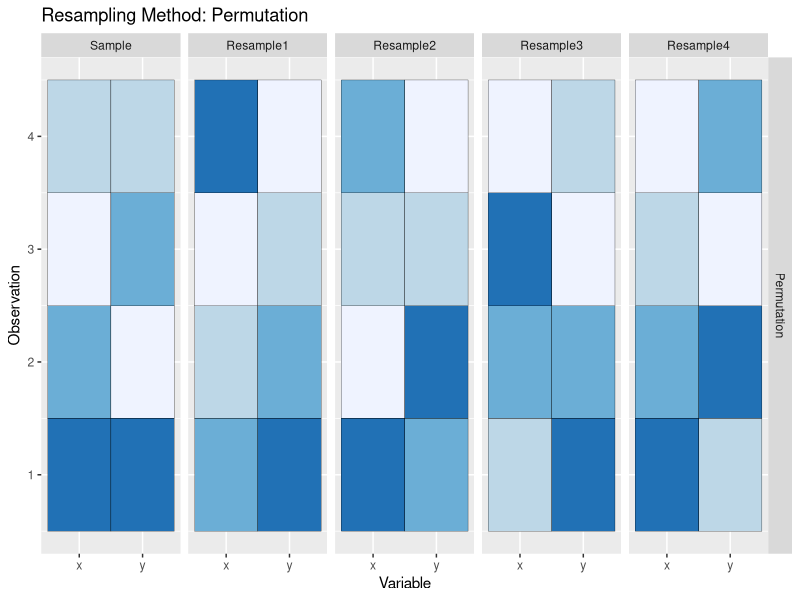
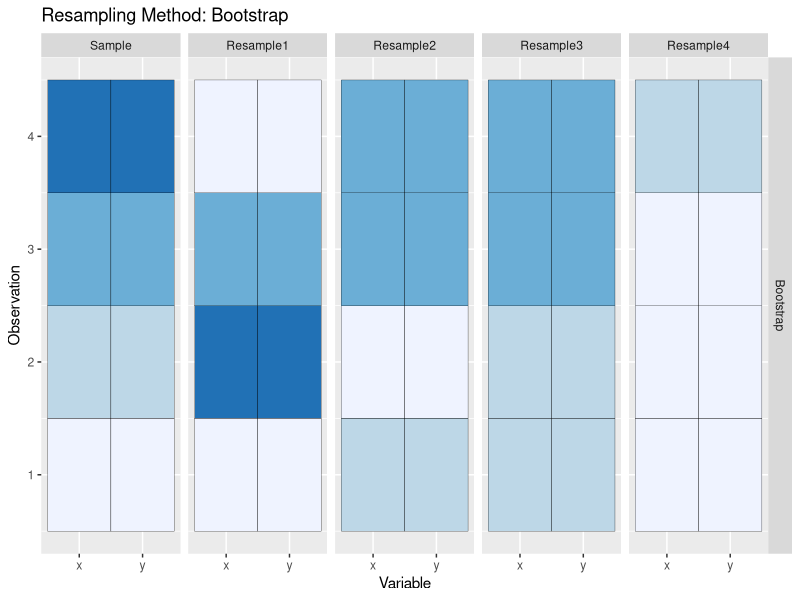
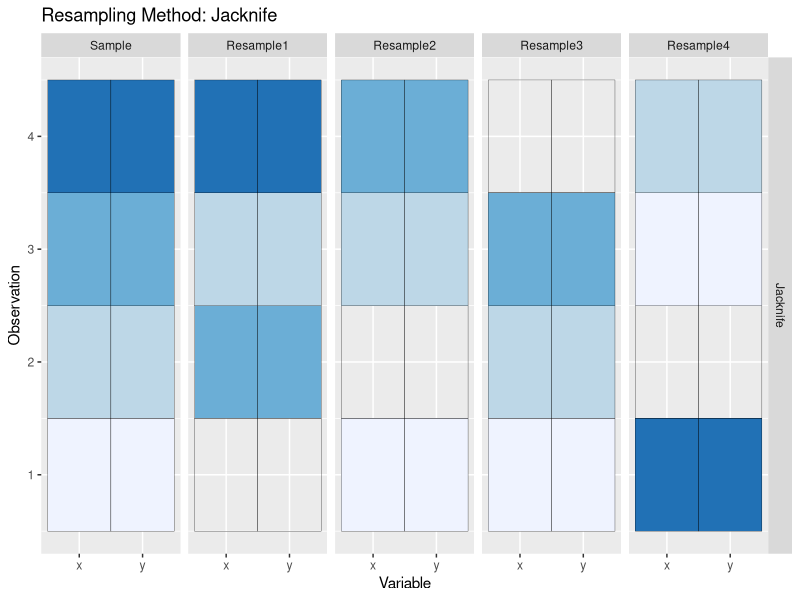
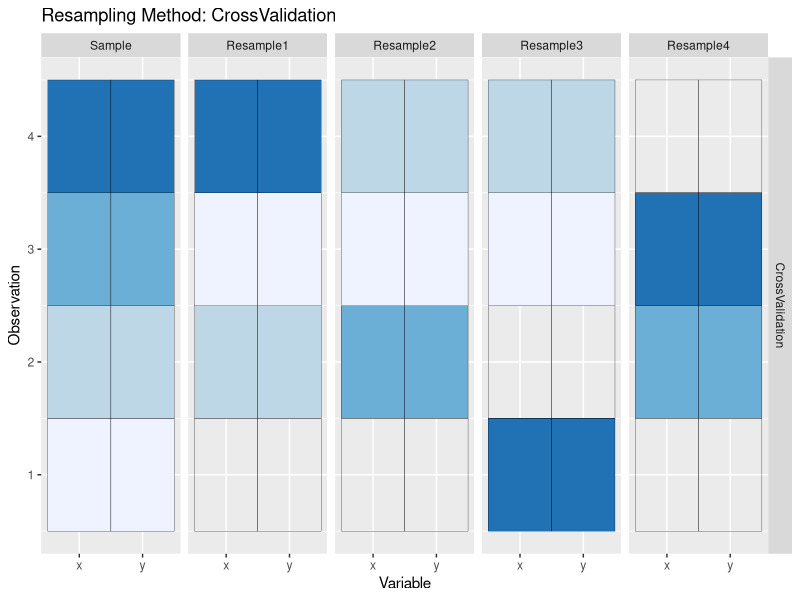

Reproduce these figures in R, in order.
library(tidyverse)

dta <- tibble(
  x = 1:4,
  y = 1:4,
  Sample = factor(1:4)
)

## permutation --------
set.seed(1)
dta_perm <- dta %>% mutate(
  Resample1 = sample(1:4, 4, replace = FALSE),
  Resample2 = sample(1:4, 4, replace = FALSE),
  Resample3 = sample(1:4, 4, replace = FALSE),
  Resample4 = sample(1:4, 4, replace = FALSE)
) %>% 
  gather(key, value, x:y) %>% 
  mutate_at(vars(contains("ample")), as.character) %>% 
  gather(fill, fill_value, Sample:Resample4) %>% 
  group_by(key, fill) %>% 
  mutate(fill_value = sample(fill_value)) %>% 
  ungroup() %>% 
  mutate(fill = factor(fill, levels = c('Sample', paste0("Resample", 1:4))))

## Bootstrapping --------
set.seed(1)
dta_boot <- dta %>% mutate(
  Resample1 = sample(1:4, 4, replace = TRUE),
  Resample2 = sample(1:4, 4, replace = TRUE),
  Resample3 = sample(1:4, 4, replace = TRUE),
  Resample4 = sample(1:4, 4, replace = TRUE)
) %>% 
  gather(key, value, x:y) %>% 
  mutate_at(vars(contains("ample")), as.character) %>% 
  gather(fill, fill_value, Sample:Resample4) %>% 
  mutate(fill = factor(fill, levels = c('Sample', paste0("Resample", 1:4))))

## Jackkniffing --------
set.seed(1)
dta_jk <- dta %>% mutate(
  Resample1 = sample(c(NA, 1:4), 4, replace = FALSE),
  Resample2 = sample(c(NA, 1:4), 4, replace = FALSE),
  Resample3 = sample(c(NA, 1:4), 4, replace = FALSE),
  Resample4 = sample(c(NA, 1:4), 4, replace = FALSE)
) %>% 
  gather(key, value, x:y) %>% 
  mutate_at(vars(contains("ample")), as.character) %>% 
  gather(fill, fill_value, Sample:Resample4) %>% 
  mutate(fill = factor(fill, levels = c('Sample', paste0("Resample", 1:4))))

## Cross-Validation --------
set.seed(1)
dta_cv <- dta %>% mutate(
  Resample1 = sample(c(NA, NA, 1:4), 4, replace = FALSE),
  Resample2 = sample(c(NA, NA, 1:4), 4, replace = FALSE),
  Resample3 = sample(c(NA, NA, 1:4), 4, replace = FALSE),
  Resample4 = sample(c(NA, NA, 1:4), 4, replace = FALSE)
) %>% 
  gather(key, value, x:y) %>% 
  mutate_at(vars(contains("ample")), as.character) %>% 
  gather(fill, fill_value, Sample:Resample4) %>% 
  mutate(fill = factor(fill, levels = c('Sample', paste0("Resample", 1:4))))

dta <- bind_rows(
  Permutation = dta_perm,
  Bootstrap = dta_boot,
  Jacknife = dta_jk,
  CrossValidation = dta_cv,
  .id = "Method"
) %>% 
  mutate(Method = factor(
    Method, 
    levels = c("Permutation", "Bootstrap",
               "Jacknife", "CrossValidation")))
walk(unique(dta$Method), function(mthd) {
  plt <- dta %>% filter(Method == mthd) %>% 
    ggplot(aes(key, value, fill = fill_value)) +
    geom_tile(color = "black", show.legend = FALSE) +
    facet_grid(Method ~ fill) +
    scale_fill_brewer(palette = "Blues") +
    labs(x = "Variable", y = "Observation") +
    ggtitle(paste0("Resampling Method: ", mthd))
  ggsave(plt, filename = paste0("_images/", mthd, ".png"), width = 5, height = 2, dpi = 150)
})


